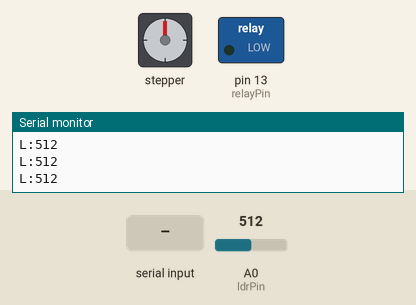
Recording of a sketch running on a simulated Arduino Uno, built with avr-gcc and run on an emulated ATmega328P. On the bench: stepper motor, switched loads named in the sketch (green lamp = pin HIGH), the last lines printed to the serial monitor. The test bench sets the inputs (shaded band); at power-on: A0 (ldrPin) = 512. Stepper angles assume 20 steps per turn.

Above: at 1.2 s.
1.3 s: "C" received over Serial
At 1.51 s:
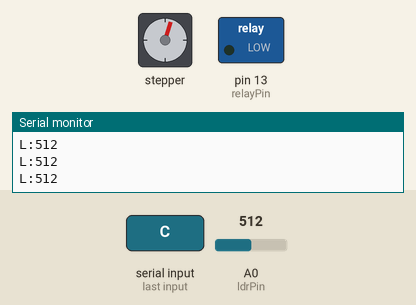
4.3 s: "A" received over Serial
At 6.8 s:
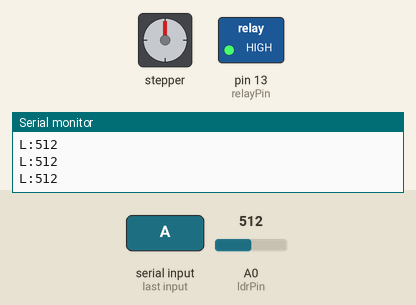
7.3 s: "C" received over Serial
At 7.57 s:
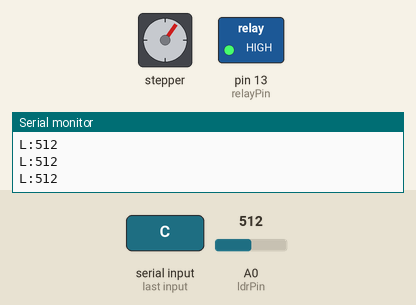
Timing chart, 0 to 11.0 s (numbered marks = the images above; inputs shaded):
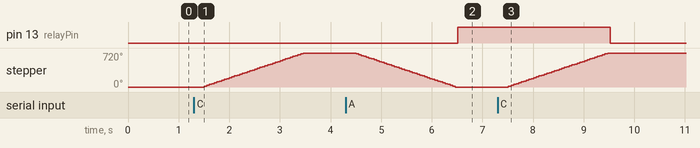

Measured:
- after the input at 1.3 s, stepper: turns 720° clockwise in 2.0 s, starting after 0.20 s
- after the input at 4.3 s, pin 13 (relayPin): LOW → HIGH after 2.2 s; stepper: turns 720° counter-clockwise in 2.0 s, starting after 0.21 s
- after the input at 7.3 s, pin 13 (relayPin): HIGH → LOW after 2.2 s; stepper: turns 720° clockwise in 2.0 s, starting after 0.22 s

The sketch:

arduino.ino
```cpp
#include <Stepper.h>

const int stepsPerRevolution = 20;  // Number of steps per revolution for your motor
const int motorSpeed = 60;          // Motor speed in RPM
const int runTimeSeconds = 2;       // Run time in seconds
const int rainSensorPin = 2;        // Rain sensor connected to pin 2
const int ldrPin = A0;              // LDR sensor connected to analog pin A0
const int relayPin = 13;            // Relay connected to pin 13

Stepper myStepper(stepsPerRevolution, A1, A2, A3, A4);  // Pins connected to IN1, IN2, IN3, IN4 on L293D

int lastRainState = -1; // Initial state of rain sensor
int lastAction = -1; // -1: no action, 0: counter-clockwise, 1: clockwise

void setup() {
  Serial.begin(9600);
  pinMode(rainSensorPin, INPUT);  // Set rain sensor pin as input
  pinMode(ldrPin, INPUT);         // Set LDR pin as input
  pinMode(relayPin, OUTPUT);      // Set relay pin as output
  digitalWrite(relayPin, LOW);    // Ensure relay is initially off
  myStepper.setSpeed(motorSpeed); // Set the speed at 60 rpm
}

void loop() {
  if (Serial.available() > 0) {
    char command = Serial.read();

    if (command == 'C') {
      // Rotate stepper motor clockwise for 2 seconds
      int steps = (motorSpeed * stepsPerRevolution / 60) * runTimeSeconds;
      myStepper.step(steps);
      lastAction = 1;
      digitalWrite(relayPin, LOW);  // Turn off relay
    } else if (command == 'A') {
      // Rotate stepper motor counter-clockwise for 2 seconds
      int steps = (motorSpeed * stepsPerRevolution / 60) * runTimeSeconds;
      myStepper.step(-steps);
      lastAction = 0;
      digitalWrite(relayPin, HIGH); // Turn on relay
    } else if (command == 'R') {
      // Send rain sensor state to Arduino 2
      int rain = digitalRead(rainSensorPin);
      Serial.print("R:");
      Serial.println(rain);
    } else if (command == 'L') {
      // Send only LDR value to Arduino 2
      int ldrValue = analogRead(ldrPin);
      Serial.print("L:");
      Serial.println(ldrValue);
    }
  }

  // Continuously send LDR value to Arduino 2
  int ldrValue = analogRead(ldrPin);
  Serial.print("L:");
  Serial.println(ldrValue);
  delay(500); // Delay to prevent flooding the serial communication
}
```
